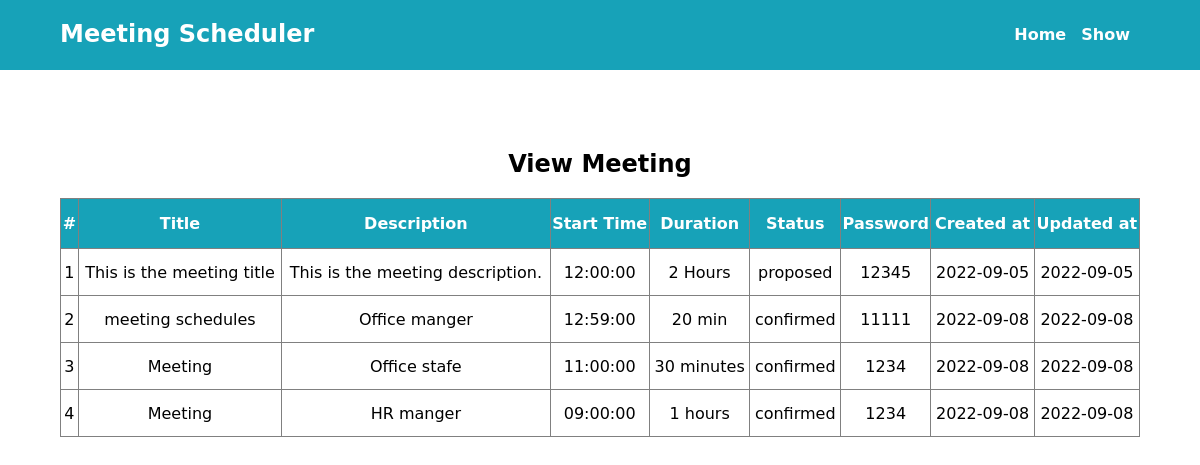
The page /show.php on the database its author committed.
### tables this page shows
CREATE TABLE `meetings` (
  `id` int(11) NOT NULL,
  `title` varchar(80) NOT NULL,
  `description` text NOT NULL,
  `start_time` time NOT NULL,
  `duration` varchar(30) NOT NULL,
  `status` varchar(20) NOT NULL,
  `password` varchar(20) NOT NULL,
  `created_at` date NOT NULL,
  `updated_at` date NOT NULL
);

### show.php (the view)
<?php
include_once "header.php";
?>
<div class="body">
<div class="container">
<h2 class="text-center">View Meeting</h2>
<table border="1">
<thead>
<tr>
<th>#</th>
<th>Title</th>
<th>Description</th>
<th>Start Time</th>
<th>Duration</th>
<th>Status</th>
<th>Password</th>
<th>Created at</th>
<th>Updated at</th>
</tr>
</thead>
<tbody>
<?php
$i=1;
global $con;
$sql="select * from meetings";
$result=mysqli_query($con,$sql);
while($row=mysqli_fetch_array($result)){
?>
<tr>
<td><?php echo $i++;?></td>
<td><?php echo $row['title'];?></td>
<td><?php echo $row['description'];?></td>
<td><?php echo $row['start_time'];?></td>
<td><?php echo $row['duration'];?></td>
<td><?php echo $row['status'];?></td>
<td><?php echo $row['password'];?></td>
<td><?php echo $row['created_at'];?></td>
<td><?php echo $row['updated_at'];?></td>
</tr>
<?php } ?>
</tbody>
</table>
</div>
</div>
</body>
</html>

### style.css (style rules this page uses)
* { margin:0px; padding:0px; font-family:"Lucida Grande", "Lucida Sans Unicode", "Lucida Sans", "DejaVu Sans", Verdana, sans-serif; }
.text-center { text-align:center; }
.container { margin:auto; width:90%; }
.body { padding:80px 0 100px; }
table { width:100%; border-collapse:collapse; margin-top:20px; }
thead { background-color:#17a2b8; color:white; height:50px; }
tbody { text-align:center; }
td { height:40px; padding:3px; }

### rows shown on the page
meetings: title "This is the meeting title", description "This is the meeting description.", start_time "12:00:00", duration "2 Hours", status "proposed", password "12345", created_at "2022-09-05", updated_at "2022-09-05"
meetings: title "meeting schedules", description "Office manger", start_time "12:59:00", duration "20 min", status "confirmed", password "11111", created_at "2022-09-08", updated_at "2022-09-08"
meetings: title "Meeting", description "Office stafe", start_time "11:00:00", duration "30 minutes", status "confirmed", password "1234", created_at "2022-09-08", updated_at "2022-09-08"
meetings: title "Meeting", description "HR manger", start_time "09:00:00", duration "1 hours", status "confirmed", password "1234", created_at "2022-09-08", updated_at "2022-09-08"
